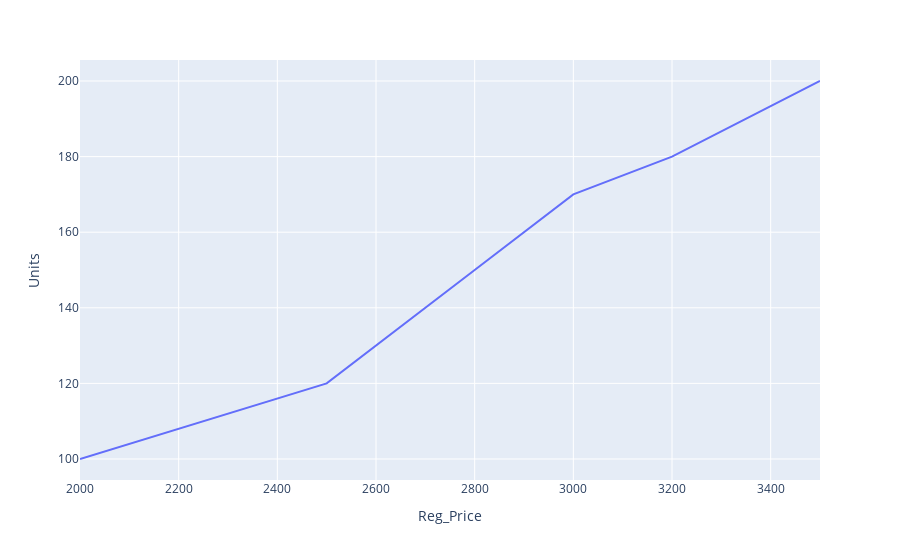

Notebook code for this chart:
### Markdown cell above
# plotly

### Code cell
import plotly.express as px
px.line(df, x="Reg_Price", y="Units")

### Figure 1 — Plotly figure (JSON) as saved in the notebook; plotly's stock layout.template omitted (floating-point values rounded to 4 significant figures)
{"data": [{"hovertemplate": "Reg_Price=%{x}<br>Units=%{y}<extra></extra>", "legendgroup": "", "line": {"color": "#636efa", "dash": "solid"}, "marker": {"symbol": "circle"}, "mode": "lines", "name": "", "orientation": "v", "showlegend": false, "type": "scatter", "x": [2000, 2500, 2800, 3000, 3200, 3500], "xaxis": "x", "y": [100, 120, 150, 170, 180, 200], "yaxis": "y"}], "layout": {"legend": {"tracegroupgap": 0}, "margin": {"t": 60}, "xaxis": {"anchor": "y", "domain": [0, 1], "title": {"text": "Reg_Price"}}, "yaxis": {"anchor": "x", "domain": [0, 1], "title": {"text": "Units"}}}}
